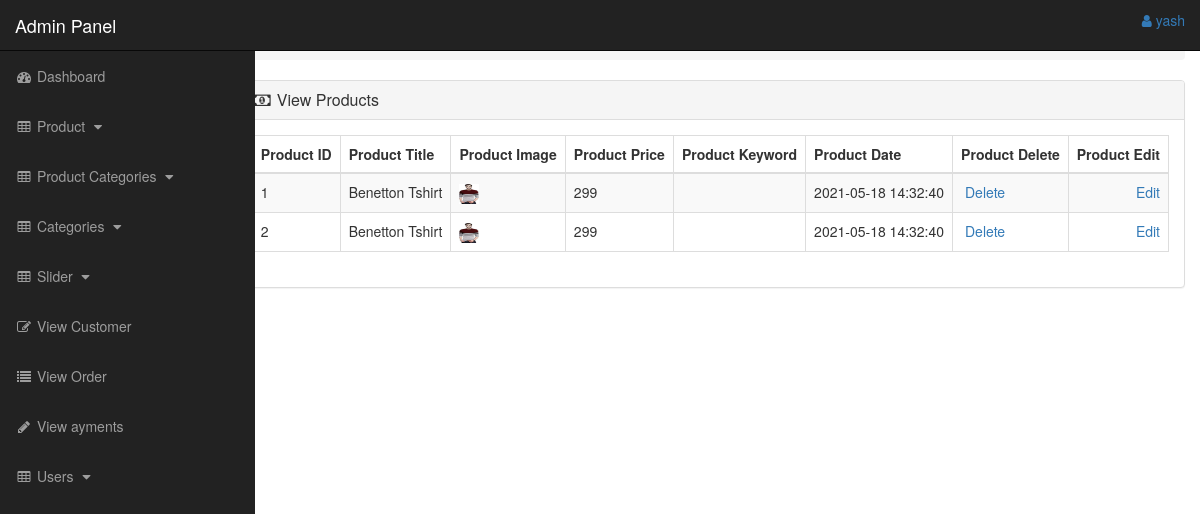
Screenshot of /admin_area/index.php?view_product (signed in) with the database file from the repository.
### tables this page shows
CREATE TABLE `products` (
  `product_id` int(11) NOT NULL,
  `p_cat_id` int(11) NOT NULL,
  `cat_id` int(11) NOT NULL,
  `date` timestamp NOT NULL DEFAULT CURRENT_TIMESTAMP ON UPDATE CURRENT_TIMESTAMP,
  `product_title` varchar(1000) NOT NULL,
  `product_main_img` varchar(1000) NOT NULL,
  `product_img1` varchar(1000) NOT NULL,
  `product_img2` varchar(1000) NOT NULL,
  `product_price` int(11) NOT NULL,
  `product_desc` varchar(1000) NOT NULL,
  `product_keyword` varchar(1000) NOT NULL
);

### admin_area/view_product.php (the view, shortened to what this page needs)
<div class="row">
    <div class="col-lg-12">
        <ol class="breadcrumb">
            <li class="active">
                <i class="fa fa-dashboard"></i> <a href="index.php?dashboard"> Dashboard </a>/ View Product
            </li>
        </ol>
    </div>
</div>
<div class="row">
    <div class="col-lg-12">
        <div class="panel panel-default">
            <div class="panel-heading">
                <h3 class="panel-title">
                    <i class="fa fa-fw fa-money"></i> View Products
                </h3>
            </div>
            <div class="panel-body">
                <div class="table-responsive">
                    <table class="table-bordered table-hover table table-striped">
                        <thead>
                            <tr>
                                <th>Product ID</th>
                                <th>Product Title</th>
                                <th>Product Image</th>
                                <th>Product Price</th>
                                <th>Product Keyword</th>
                                <th>Product Date</th>
                                <th>Product Delete</th>
                                <th>Product Edit</th>
                            </tr>
                        </thead>
                        <tbody>
                            <?php
                                $i=0;
                                $get_products="SELECT * FROM products";
                                $run_products=mysqli_query($conn,$get_products);
                                while($row_pro=mysqli_fetch_array($run_products)){
                                    $pro_id=$row_pro['product_id'];
                                    $pro_title=$row_pro['product_title'];
                                    $pro_m_img=$row_pro['product_main_img'];
                                    $pro_price=$row_pro['product_price'];
                                    $pro_keyword=$row_pro['product_keywords'];
                                    $pro_date=$row_pro['date'];
                                    $i++;
                            ?>
                            <tr>
                                <td><?php echo $i; ?></td>
                                <td><?php echo $pro_title;?></td>
                                <td><img src="product_images/<?php echo $pro_m_img; ?>" alt="$pro_id" width="20" height="20"></td>
                                <td><?php echo $pro_price; ?></td>
                                <td><?php echo $pro_keyword; ?></td>
                                <td><?php echo $pro_date; ?></td>
                                <td> <a href="index.php?delete_product= <?php echo $pro_id; ?>" class="pull-left"><i class="fa fa-trash-0"></i> Delete</a></td>
                                <td> <a href="index.php?edit_product= <?php echo $pro_id; ?>" class="pull-right"><i class="fa fa-pencil-0"></i> Edit</a></td>
                            </tr>
                            <?php } ?>
                        </tbody>
                    </table>
                </div>
            </div>
        </div>
    </div>
</div>

### admin_area/includes/sidebar.php (shortened to what this page needs)
<nav class="navbar navbar-inverse navbar-fixed-top">
    <div class="navbar-header">
        <a href="index.php?dashboard" class="navbar-brand">Admin Panel</a>
    </div>
    <ul class="nav navbar-right top-nav">
        <li class="dropdown">
            <a href="#" data-toggle="dropdown" class="dropdown-toggle">
                <i class="fa fa-user"></i> <?php echo $admin_name; ?>
            </a>
        </li>
    </ul>
    <div class="collapse navbar-collapse navbar-ex1-collapse">
        <ul class="nav navbar-nav side-nav">
            <li>
                <a href="index.php?dashboard">
                    <i class="fa fa-fw fa-dashboard"></i> Dashboard
                </a>
            </li>
            <li>
                <a href="#" data-toggle="collapse" data-target="#products">
                <i class="fa fa-fw fa-table"></i> Product <i class="fa fa-fw fa-caret-down"></i>
                </a>
            </li>
            <li>
                <a href="#" data-toggle="collapse" data-target="#product_cat">
                <i class="fa fa-fw fa-table"></i> Product Categories <i class="fa fa-fw fa-caret-down"></i>
                </a>
            </li>
            <li>
                <a href="#" data-toggle="collapse" data-target="#categories">
                <i class="fa fa-fw fa-table"></i> Categories <i class="fa fa-fw fa-caret-down"></i>
                </a>
            </li>
            <li>
                <a href="#" data-toggle="collapse" data-target="#slider">
                <i class="fa fa-fw fa-table"></i> Slider <i class="fa fa-fw fa-caret-down"></i>
                </a>
            </li>
            <li>
                <a href="index.php?view_customer">
                    <i class="fa fa-fw fa-edit"></i> View Customer
                </a>
            </li>
            <li>
                <a href="index.php?view_order">
                    <i class="fa fa-fw fa-list"></i> View Order
                </a>
            </li>
            <li>
                <a href="index.php?view_payments">
                    <i class="fa fa-fw fa-pencil"></i> View ayments
                </a>
            </li>
            <li>
                <a href="#" data-toggle="collapse" data-target="#user">
                <i class="fa fa-fw fa-table"></i> Users <i class="fa fa-fw fa-caret-down"></i>
                </a>
            </li>
        </ul>
    </div>
</nav>

### admin_area/css/style.css (style rules this page uses)
body { margin-top:100px; }
@media (min-width:768px) { body { margin-top: 50px; } }
.top-nav { padding:0 15px; }
.top-nav>li { display: inline-block; float: left; }
.top-nav>li>a { padding-top: 15px; padding-bottom: 15px; line-height: 20px; }
@media (min-width:768px) { .side-nav { position:fixed; top: 51px; width: 255px; border-radius: 0; overflow-y: auto; background-color: #222; bottom: 0; overflow-x: hidden; padding-bottom: 40px; } }
@media (min-width:768px) { .side-nav>li>a { width: 255px; } }

### rows the page displays
products: product_title "Benetton Tshirt", product_main_img (picture), product_price "299", date "2021-05-18 14:32:40"
products: product_title "Benetton Tshirt", product_main_img (picture), product_price "299", date "2021-05-18 14:32:40"

### other values shown
$admin_name "yash"
